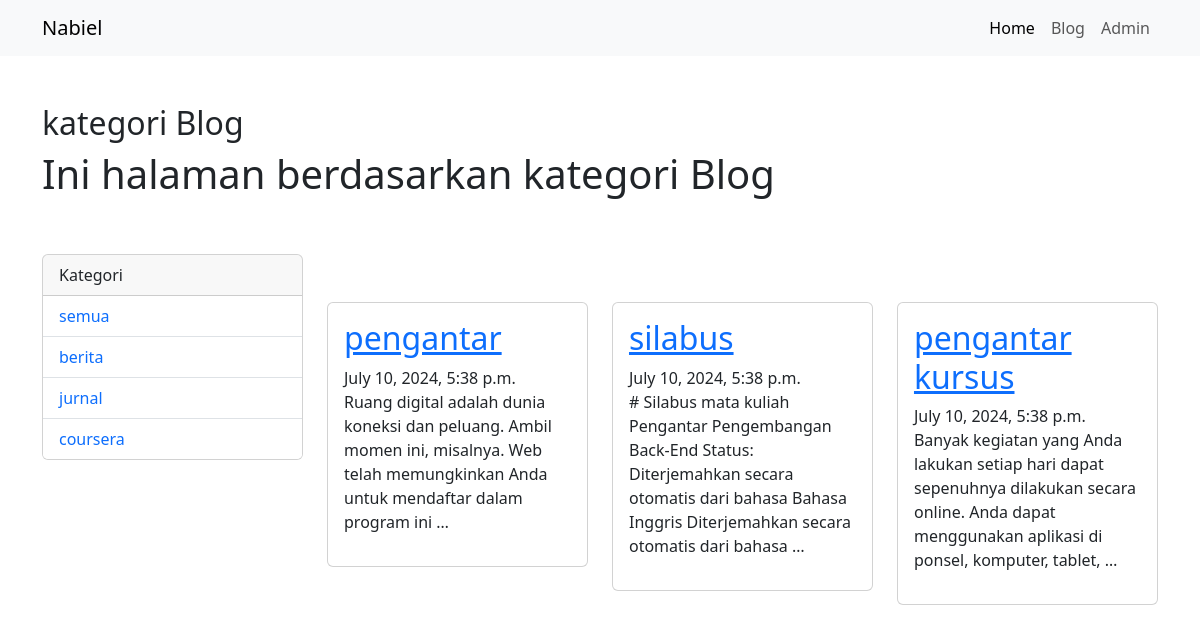
Page /blog/kategori/coursera/ on the committed database.
### blog/models.py (models this page shows, shortened)
class Kategori(models.Model):
    nama = models.CharField(max_length=255)
    slug_kat = models.SlugField(editable=False,blank=True)

class Artikel(models.Model):
    judul = models.CharField(max_length=255)
    isi = models.TextField()
    kategori = models.ForeignKey(Kategori,on_delete=models.CASCADE)
    slug_art = models.SlugField(editable=False,blank=True)
    pubdate = models.DateTimeField(auto_now_add=True)
    update = models.DateTimeField(auto_now=True)

### blog/views.py (the view)
# urls.py: path('kategori/<slug:kategoriInput>/',views.kategori_artikel,name='kategori'),
def kategori_artikel(request,kategoriInput):
    articles = Artikel.objects.filter(kategori__nama=kategoriInput)
    category = Artikel.objects.values('kategori__nama').distinct()
    context = {
        'Judul' : 'kategori Blog',
        'Heading' : 'Ini halaman berdasarkan kategori Blog',
        'Artikel' : articles,
        'Categories' : category,
    }
    return render(request,'blog/kategori.html',context)

### blog/templates/blog/kategori.html (shortened to what this page needs)
{% extends "base.html" %}
{% block title %}
<h2 class="mt-5">{{Judul}}</h2>
{% endblock title %}
{% block content %}
<h1>{{Heading}}</h1>
<div class="row">
    <div class="col-md-3 mt-5">
        <div class="card">
            <div class="card-header">
                Kategori
            </div>
            <ul class="list-group list-group-flush">
                <li class="list-group-item">
                    <a  class="text-decoration-none" href="{% url 'blog:index' %}">
                        semua
                    </a>
                </li>
                {% for kat in Categories %}
                <li class="list-group-item">
                    <a  class="text-decoration-none" href="{% url 'blog:kategori' kategoriInput=kat.kategori__nama %}">
                        {{kat.kategori__nama}}
                    </a>
                </li>
                {% endfor %}
            </ul>
        </div>
    </div>
    <div class="col-md-9 mt-5">
        <div class="row">
            {% for post in Artikel %}
            <div class="col-md-4 mt-5">
                <div class="card">
                    <div class="card-body">
                        <a href="{% url 'blog:detail' slugInput=post.slug_art %}">
                        <h2 class="card-title">{{post.judul}}</h2></a>
                        <span class="text-secondar">{{post.pubdate}}</span>
                        <p class="text-dark fst-normal">{{post.isi|truncatewords:20}}</p>
                    </div>
                </div>
            </div>
            {% endfor %}
        </div>
    </div>
</div>
{% endblock content %}

### rows in the picture
Kategori: kategori__nama "berita"
Kategori: kategori__nama "jurnal"
Kategori: kategori__nama "coursera"
Artikel: judul "pengantar", pubdate "July 10, 2024, 5:38 p.m.", isi "Ruang digital adalah dunia koneksi dan peluang. Ambil momen ini, misalnya. Web telah memungkinkan Anda untuk mendaftar dalam program ini …"
Artikel: judul "silabus", pubdate "July 10, 2024, 5:38 p.m.", isi "# Silabus mata kuliah Pengantar Pengembangan Back-End Status: Diterjemahkan secara otomatis dari bahasa Bahasa Inggris Diterjemahkan secara otomatis dari bahasa …"
Artikel: judul "pengantar kursus", pubdate "July 10, 2024, 5:38 p.m.", isi "Banyak kegiatan yang Anda lakukan setiap hari dapat sepenuhnya dilakukan secara online. Anda dapat menggunakan aplikasi di ponsel, komputer, tablet, …"

### other values in the picture
{{ Judul }} "kategori Blog"
{{ Heading }} "Ini halaman berdasarkan kategori Blog"
